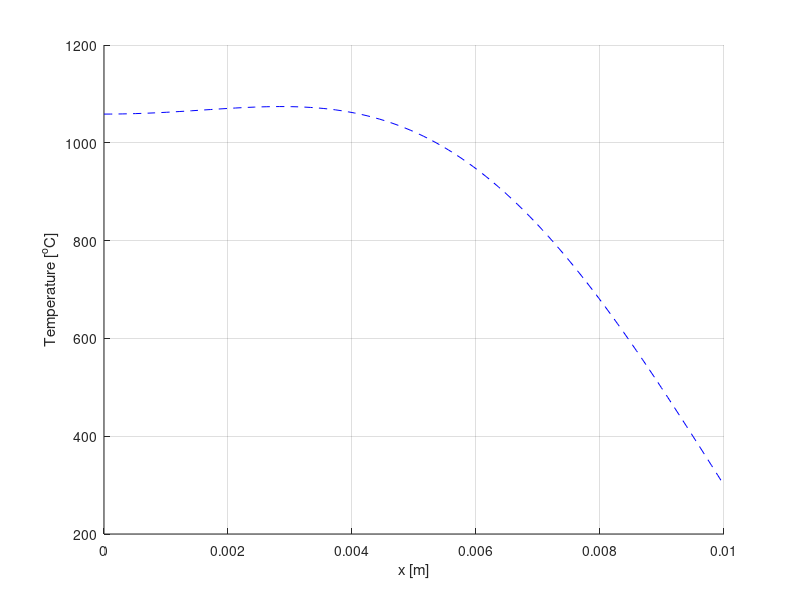

Write the MATLAB code that produced this figure.
nmax = 100;% Set maximum number of partial sums
k = 4.5; %Thermal Conductivity [W/mK]
rho = 11000; %Density of UO2 [kg/m^3]
c = 300; %Specific Heat Capcity of UO2  [J/kgK]
alpha = k/(rho*c); %Thermal Diffusivity [m^2/s]
q = (300E6/(2/pi))*0.02; %2% Peaking Power [W]
q1 = (300E6/(2/pi)); %Power at SS condition
Tw = 300; %Tw,b
Tw2 = 420; %Tw,a
% Initialize domain
L = 0.01;
x = linspace(0,L,100);
% Calculate temperature of rod at various times
% t=[5 10 20 40 80];
t = 5;
% t = linspace(0,5,11);
maxT=zeros(length(t),1);%Used to store max temps
for w=1:length(t)
T = 0;
for n=1:nmax
fun = @(x) ((Tw2 + (((L^2)*q1*sin((pi.*x)/(L))/((pi^2)*k))))-Tw).*cos((2*n-1)*pi.*x/(2*L)); %Top integral in eqn 20
top = integral(fun,0,L);

fun2 = @(x) (cos((2*n-1)*pi.*x/(2*L))).^2; %Bottom integral in eqn 20
bottom = integral(fun2,0,L); 
Cn = top/bottom;

  T =T +Cn*cos((2*n-1)*pi.*x/(2*L))*exp((-(4*n^2-4*n+1)*(pi^2)*alpha*t(w))/(4*L^2));%Eqn 19
end

T = T + Tw; %Adding initial wall temp back
hold on
plot(x,T,'b--')
maxT(w) = max(T);

end
grid on
% plot(t,maxT,'b--')
% xlabel('Time [s]')
xlabel('x [m]')
ylabel('Temperature [^{o}C]')

